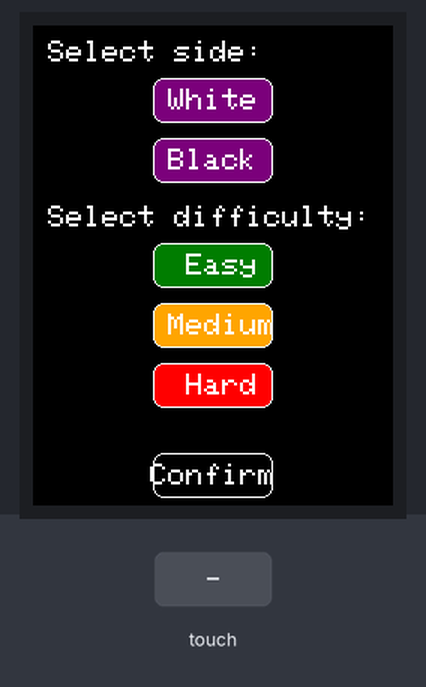
Bench run of a sketch on a simulated Arduino Uno, built with avr-gcc and run on an emulated ATmega328P. Parts: 240×320 colour display. The test bench sets the inputs (shaded band).

Above: at 1.0 s.
1.1 s: touch panel pressed at 38 % / 10 % of its raw x / y range
At 2.1 s:
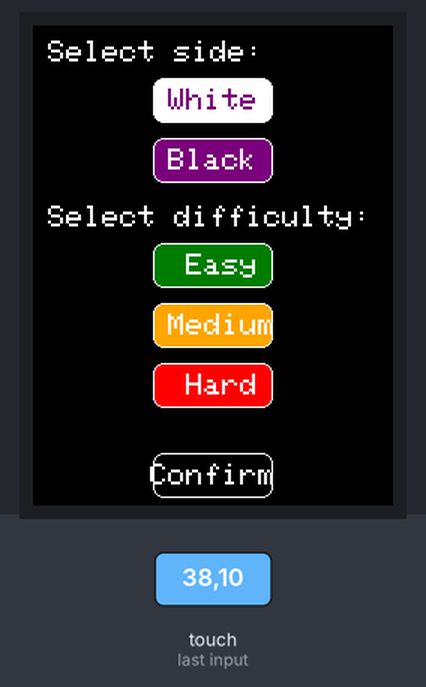
2.7 s: touch panel pressed at 38 % / 30 % of its raw x / y range
At 3.3 s:
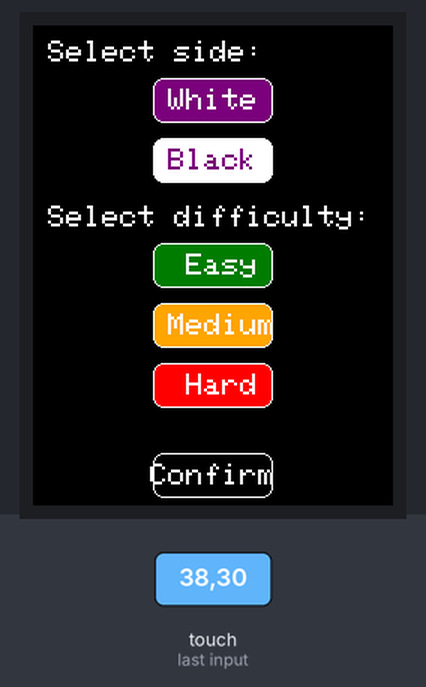
4.3 s: touch panel pressed at 38 % / 50 % of its raw x / y range
At 5.6 s:
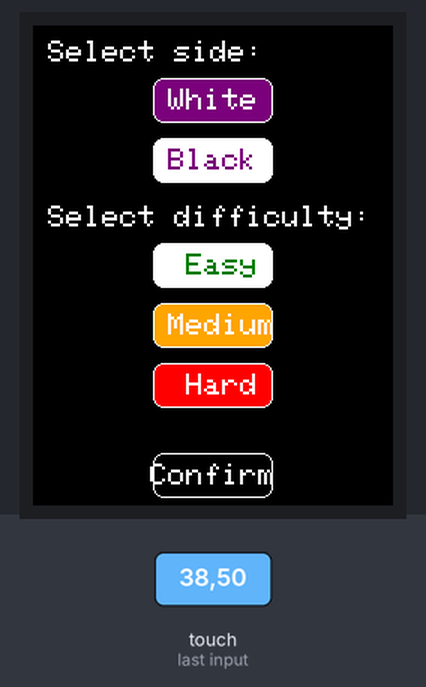
5.9 s: touch panel pressed at 38 % / 70 % of its raw x / y range
At 6.8 s:
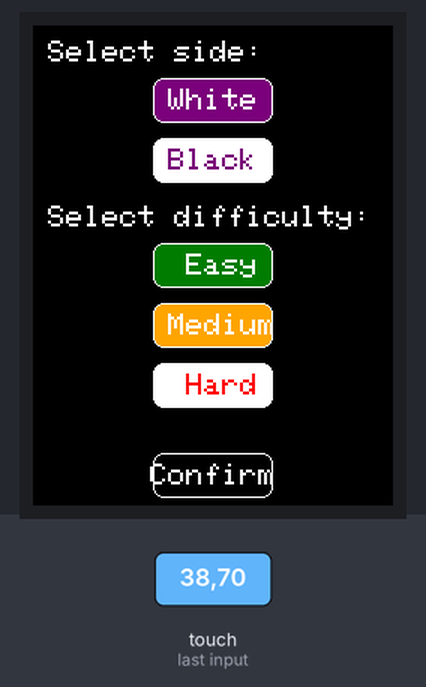
7.5 s: touch panel pressed at 38 % / 90 % of its raw x / y range
At 8.3 s:
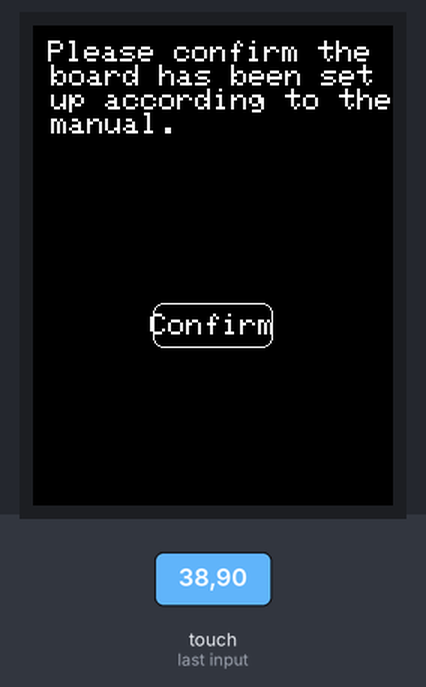
Timing chart, 0 to 10.0 s (numbered marks = the images above; inputs shaded):
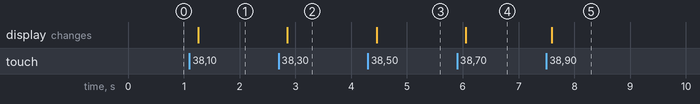

The sketch:

UI_gamesetup.ino
```cpp
/*
   Taylor Cox
   Chess UI: game and board setup
   31 Jan - 2 Feb 2024
*/

#include <Elegoo_GFX.h>    // Core graphics library
#include <Elegoo_TFTLCD.h> // Hardware-specific library
#include <TouchScreen.h>

// The control pins for the LCD can be assigned to any digital or
// analog pins...but we'll use the analog pins as this allows us to
// double up the pins with the touch screen (see the TFT paint example).
#define LCD_CS A3 // Chip Select goes to Analog 3
#define LCD_CD A2 // Command/Data goes to Analog 2
#define LCD_WR A1 // LCD Write goes to Analog 1
#define LCD_RD A0 // LCD Read goes to Analog 0

#define LCD_RESET A4 // Can alternately just connect to Arduino's reset pin

// Assign human-readable names to some common 16-bit color values:
#define	BLACK   0x0000
#define	BLUE    0x001F
#define	RED     0xF800
#define	GREEN   0x07E0
#define CYAN    0x07FF
#define MAGENTA 0xF81F
#define YELLOW  0xFFE0
#define WHITE   0xFFFF

// Color definitions
#define ILI9341_BLACK       0x0000      /*   0,   0,   0 */
#define ILI9341_NAVY        0x000F      /*   0,   0, 128 */
#define ILI9341_DARKGREEN   0x03E0      /*   0, 128,   0 */
#define ILI9341_DARKCYAN    0x03EF      /*   0, 128, 128 */
#define ILI9341_MAROON      0x7800      /* 128,   0,   0 */
#define ILI9341_PURPLE      0x780F      /* 128,   0, 128 */
#define ILI9341_OLIVE       0x7BE0      /* 128, 128,   0 */
#define ILI9341_LIGHTGREY   0xC618      /* 192, 192, 192 */
#define ILI9341_DARKGREY    0x7BEF      /* 128, 128, 128 */
#define ILI9341_BLUE        0x001F      /*   0,   0, 255 */
#define ILI9341_GREEN       0x07E0      /*   0, 255,   0 */
#define ILI9341_CYAN        0x07FF      /*   0, 255, 255 */
#define ILI9341_RED         0xF800      /* 255,   0,   0 */
#define ILI9341_MAGENTA     0xF81F      /* 255,   0, 255 */
#define ILI9341_YELLOW      0xFFE0      /* 255, 255,   0 */
#define ILI9341_WHITE       0xFFFF      /* 255, 255, 255 */
#define ILI9341_ORANGE      0xFD20      /* 255, 165,   0 */
#define ILI9341_GREENYELLOW 0xAFE5      /* 173, 255,  47 */
#define ILI9341_PINK        0xF81F

#define YP A3  // must be an analog pin, use "An" notation!
#define XM A2  // must be an analog pin, use "An" notation!
#define YM 9   // can be a digital pin
#define XP 8   // can be a digital pin

//Touch For New ILI9341 TP
#define TS_MINX 120
#define TS_MAXX 900

#define TS_MINY 70
#define TS_MAXY 920

Elegoo_TFTLCD tft(LCD_CS, LCD_CD, LCD_WR, LCD_RD, LCD_RESET);
TouchScreen ts = TouchScreen(XP, YP, XM, YM, 300);

//creates 2 buttons for user to choose side
Elegoo_GFX_Button side_choice[2];
char sidelabels[2][9] = {"  White  ", "  Black  "};
uint16_t sidecolors[2] = {ILI9341_PURPLE, ILI9341_PURPLE};

Elegoo_GFX_Button diff_choice[3];
char difflabels[3][9] = {"   Easy  ", "  Medium ", "   Hard  "};
uint16_t diffcolors[3] = {ILI9341_DARKGREEN, ILI9341_ORANGE, ILI9341_RED};

Elegoo_GFX_Button confirm;

void setup() {

  Serial.begin(9600);

  tft.reset();
  uint16_t identifier = tft.readID();
  if(identifier != 0x9325 & identifier != 0x9328 & identifier != 0x4535 & identifier != 0x7575 & identifier != 0x8357)
     identifier = 0x9341;
  tft.begin(identifier);
  tft.setRotation(2);
  tft.fillScreen(BLACK);

  setup_menu();

}

#define MINPRESSURE 10
#define MAXPRESSURE 1000

// prints line of text
void status(const __FlashStringHelper *msg) {
  tft.setCursor(10, 10);
  tft.setTextColor(ILI9341_WHITE);
  tft.setTextSize(2);
  tft.print(msg);
}

// prints line of text
void status_coord(int x, int y, const __FlashStringHelper *msg) {
  tft.setCursor(x, y);
  tft.setTextColor(ILI9341_WHITE);
  tft.setTextSize(2);
  tft.print(msg);
}

void setup_menu() {

  status(F("Select side:"));

  // button dimensions (makes it easier to read/edit where they're drawn below)
  #define BUTTON_X 120
  #define BUTTON_Y 50
  #define BUTTON_W 80
  #define BUTTON_H 30
  #define BUTTON_SPACING_X 10
  #define BUTTON_SPACING_Y 10
  #define BUTTON_TEXTSIZE 2

  for (uint8_t row=0; row<2; row++) {
   for (uint8_t col=0; col<1; col++) {
     side_choice[col + row].initButton(&tft, BUTTON_X+col*(BUTTON_W+BUTTON_SPACING_X),
                BUTTON_Y+row*(BUTTON_H+BUTTON_SPACING_Y),    // x, y, w, h, outline, fill, text
                BUTTON_W, BUTTON_H, ILI9341_WHITE, sidecolors[col + row], ILI9341_WHITE,
                sidelabels[col + row], BUTTON_TEXTSIZE);
     side_choice[col + row].drawButton();
   }
  }

  status_coord(10, 120, F("Select difficulty:"));

  for (uint8_t row=0; row<3; row++) {
   for (uint8_t col=0; col<1; col++) {
     diff_choice[col + row].initButton(&tft, BUTTON_X+col*(BUTTON_W+BUTTON_SPACING_X),
                160+row*(BUTTON_H+BUTTON_SPACING_Y),    // x, y, w, h, outline, fill, text
                BUTTON_W, BUTTON_H, ILI9341_WHITE,  diffcolors[col + row], ILI9341_WHITE,
                 difflabels[col + row], BUTTON_TEXTSIZE);
     diff_choice[col + row].drawButton();
   }
  }

  confirm.initButton(&tft, BUTTON_X, 300, BUTTON_W, BUTTON_H,
                 ILI9341_WHITE, ILI9341_BLACK, ILI9341_WHITE, "Confirm", 2);
                     // x, y, w, h, outline, fill, text
  confirm.drawButton();
  bool confirmed = false;

  int chosen_side = 3;
  int chosen_diff = 3;

  while(!confirmed |(chosen_side==3 | chosen_diff==3)) {

     digitalWrite(13, HIGH);
     TSPoint p = ts.getPoint();
     digitalWrite(13, LOW);

     pinMode(XM, OUTPUT);
     pinMode(YP, OUTPUT);

     if (p.z > MINPRESSURE && p.z < MAXPRESSURE) {
       p.x = map(p.x, TS_MINX, TS_MAXX, tft.width(), 0);
       p.y = (tft.height()-map(p.y, TS_MINY, TS_MAXY, tft.height(), 0));
     }

     if (side_choice[0].contains(p.x, p.y)) {
       chosen_side = 0;
       side_choice[0].drawButton(true);  // draw inverted version of button
       side_choice[1].drawButton(false); // make sure other button reverts to original color
     }
     else if (side_choice[1].contains(p.x, p.y)) {
       chosen_side = 1;
       side_choice[1].drawButton(true);  // draw inverted version of button
       side_choice[0].drawButton(false); // make sure other button reverts to original color
     }

     if (diff_choice[0].contains(p.x, p.y)) {
       chosen_diff = 0;
       diff_choice[0].drawButton(true);  // draw inverted version of button
       diff_choice[1].drawButton(false); // make sure other buttons revert to original color
       diff_choice[2].drawButton(false);
     }
     else if (diff_choice[1].contains(p.x, p.y)) {
       chosen_diff = 1;
       diff_choice[1].drawButton(true);  // draw inverted version of button
       diff_choice[0].drawButton(false); // make sure other buttons revert to original color
       diff_choice[2].drawButton(false);
     }
     else if (diff_choice[2].contains(p.x, p.y)) {
       chosen_diff = 2;
       diff_choice[2].drawButton(true);  // draw inverted version of button
       diff_choice[0].drawButton(false); // make sure other buttons revert to original color
       diff_choice[1].drawButton(false);
     }

     if(chosen_side!=3 && chosen_diff!=3 && confirm.contains(p.x, p.y)) {
         confirmed = true;
         confirm.drawButton(true);  // draw inverted version of buttons
     }

  }

  tft.fillScreen(BLACK);
  setup_board();
}

void setup_board() {

  status(F("Please confirm the  board has been set  up according to the manual."));

  // button dimensions (makes it easier to read/edit where they're drawn below)
  #define BUTTON_X 120
  #define BUTTON_Y 50
  #define BUTTON_W 80
  #define BUTTON_H 30
  #define BUTTON_SPACING_X 10
  #define BUTTON_SPACING_Y 10
  #define BUTTON_TEXTSIZE 2

  confirm.initButton(&tft, BUTTON_X, 200, BUTTON_W, BUTTON_H,
                 ILI9341_WHITE, ILI9341_BLACK, ILI9341_WHITE, "Confirm", 2);
                     // x, y, w, h, outline, fill, text
  confirm.drawButton();
  bool confirmed = false;

  while(!confirmed) {

     digitalWrite(13, HIGH);
     TSPoint p = ts.getPoint();
     digitalWrite(13, LOW);

     pinMode(XM, OUTPUT);
     pinMode(YP, OUTPUT);

     if (p.z > MINPRESSURE && p.z < MAXPRESSURE) {
       p.x = map(p.x, TS_MINX, TS_MAXX, tft.width(), 0);
       p.y = (tft.height()-map(p.y, TS_MINY, TS_MAXY, tft.height(), 0));
     }

     if(confirm.contains(p.x, p.y)) {
         confirmed = true;
         confirm.drawButton(true);  // draw inverted version of buttons
     }
  }

  tft.fillScreen(BLACK);
  // call to start game here
}

void loop() {}
```

Measured:
- after the input at 1.1 s, the display: changes after 0.16 s (image 1)
- after the input at 2.7 s, the display: changes after 0.16 s (image 2)
- after the input at 4.3 s, the display: changes after 0.16 s (image 3)
- after the input at 5.9 s, the display: changes after 0.16 s (image 4)
- after the input at 7.5 s, the display: changes after 0.10 s (image 5)
